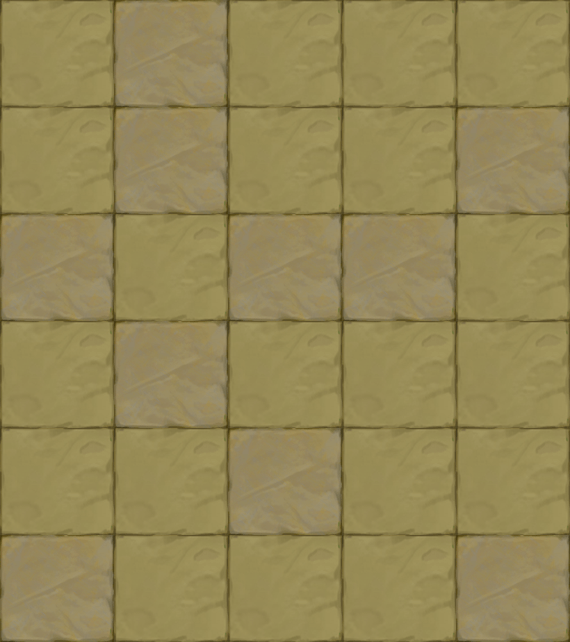

This game map was drawn from its Tiled (.tmx) file and the tilesets committed beside it. A one-line description and the trimmed map source follow:
An orthogonal 5x6 tile map with 114x107 px tiles, 1 tile layer (块层 1).

<map version="1.0" orientation="orthogonal" width="5" height="6" tilewidth="114" tileheight="107">
 <tileset firstgid="1" name="map024" tilewidth="114" tileheight="107">
  <image source="map024.png" width="228" height="107" />
 </tileset>
 <layer name="块层 1" width="5" height="6">
  <data>[30 cells, 30 non-empty, 2 distinct tile ids]</data>
 </layer>
</map>
